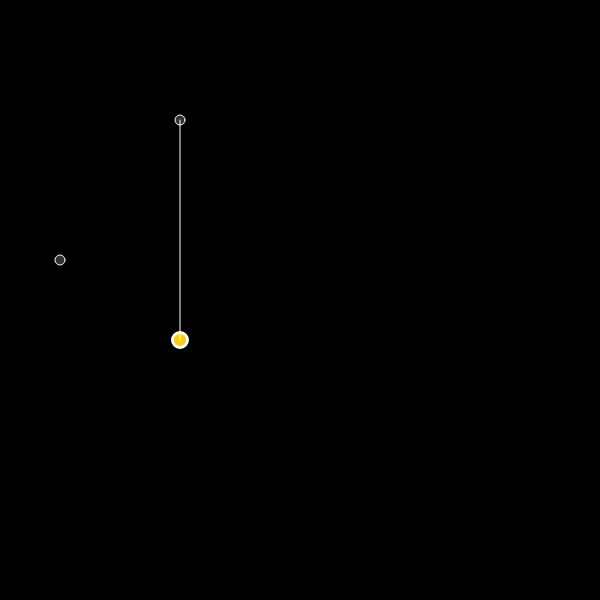
Frame 1 (no input)
Frame 60 (no input): identical to frame 1, image omitted
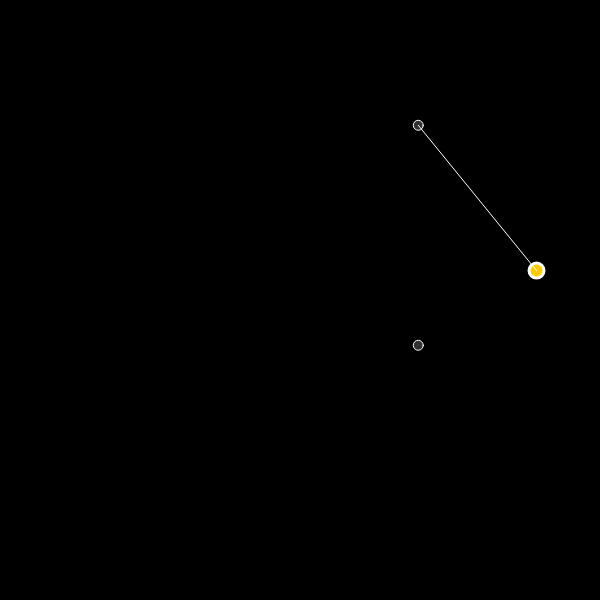
Frame 120 (the mouse pressed at the canvas centre since frame 60)

The p5.js sketch that drew these frames (run headless with seeded random() and noise() and a simulated clock; from frame 60 on, the mouse is pressed at the canvas centre):

// p5.js sketch
// ── sketch.js
let mover1, mover2;
let mover=[]
let lerpFactor = 0;
let bells 
let s=-1

function setup() {
  createCanvas(600, 600);
  for(i=0;i<36;i++){
    if(i-floor(i/6)==0){
      s++
      mover[s] = new Mover(-120,-180,1);
    }
  }
  
  mover1 = new Mover(-120,+40,1);
  
  let s2=2
  mover2 = new Mover(-120*s2,-40,s2);
  background(0);
  console.log(frameCount)
  
 
}

function draw() {
  background(0);
  push()
  translate(width/2,height/2)
  
  mover1.update(1);
  mover1.show();
 
  mover2.update(1);
  mover2.show();
 
  stroke(255);
  strokeWeight(3);
  
  if (mouseIsPressed) {
    lerpFactor += 0.02;
  } else {
    lerpFactor -= 0.05;
  }
  lerpFactor = constrain(lerpFactor, 0, 1);
   
  let bellPos = p5.Vector.lerp(mover1.pos, mover2.pos, lerpFactor);
    fill(255, 204, 0); 
    ellipse(bellPos.x, bellPos.y, 15, 15); 
  
  for(i=0;i<mover.length;i++){
  mover[i].update(1);
  mover[i].show();
    
  line(mover[i].pos.x, mover[i].pos.y , bellPos.x,bellPos.y);
  }
  
 
  // line(mover.pos.x, mover.pos.y , mover1.pos.x, mover1.pos.y);
  // line(mover.pos.x, mover.pos.y , mover2.pos.x, mover2.pos.y );
  pop()
}

class Mover {
  constructor(x, y,s) {
    this.y=y
    this.pos = createVector(x, y);
    // this.vel = createVector(1, -1);
    this.vel = createVector(0,-1);
    this.vel.setMag(2*s);
    this.acc=0
  }

  update(s2) {  
    // this.vel.add(this.acc);
    //this.pos.add(this.vel);
    
    let mouse = createVector(0, this.y);
    this.acc = p5.Vector.sub(mouse, this.pos);
    this.acc.mult(0.003*s2)//重复椭圆
    //this.acc.setMag(2);//位置会变，椭圆
    
    //this.pos.add(this.vel);
    
    //this.vel.limit(10);
    if (mouseIsPressed){
    this.vel.add(this.acc); 
    this.pos.add(this.vel);
    }
  }
  
  show() {
    stroke(255);
    strokeWeight(1);
    fill(255, 50);
    ellipse(this.pos.x, this.pos.y, 10);
  }
}
